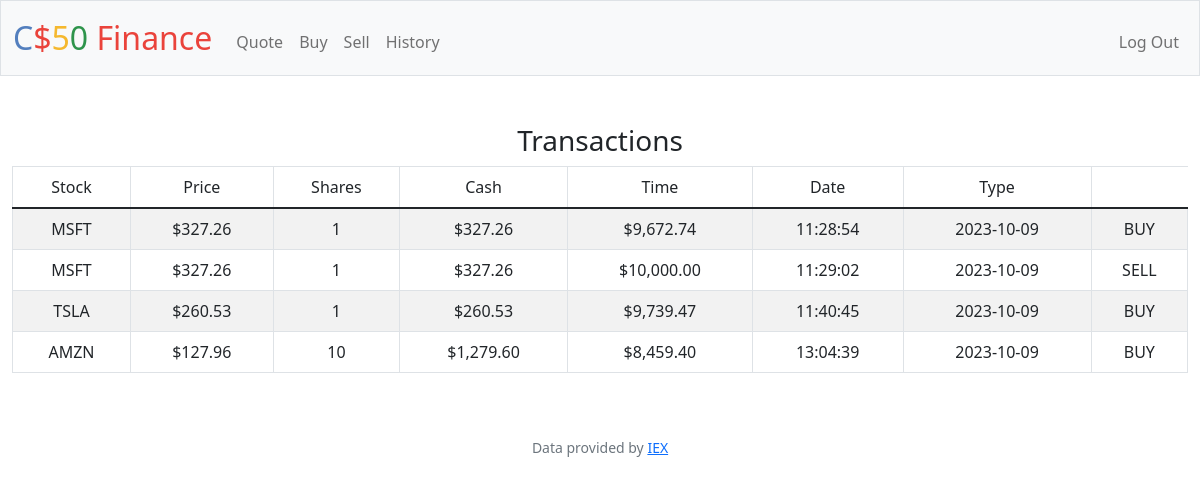
Screenshot of /history (signed in) with the database file from the repository.
### tables this page shows
CREATE TABLE history (
    history_id INTEGER PRIMARY KEY,
    user_id INTEGER,
    stock TEXT NOT NULL,
    price INTEGER NOT NULL,
    shares INTEGER NOT NULL,
    value INTEGER NOT NULL,
    total_cash INTEGER,
    time TIME,
    date DATE,
    trans TEXT,
    FOREIGN KEY (user_id) REFERENCES users(id)
);

### app.py (the view)
@app.route("/history")
@login_required
def history():
    histories = db.execute("SELECT * FROM history WHERE user_id = ?", session['user_id'])
    return render_template("history.html", histories=histories, usd=usd)

### app.py (called while the page is built)
@app.after_request
def after_request(response):
    response.headers["Cache-Control"] = "no-cache, no-store, must-revalidate"
    response.headers["Expires"] = 0
    response.headers["Pragma"] = "no-cache"
    return response

### helpers.py (called while the page is built)
def login_required(f):
    @wraps(f)
    def decorated_function(*args, **kwargs):
        if session.get("user_id") is None:
            return redirect("/login")
        return f(*args, **kwargs)
    return decorated_function

def usd(value):
    return f"${value:,.2f}"

### templates/history.html (shortened to what this page needs)
{% extends "layout.html" %}
{% block main %}
    <form action="/history" method="get">
        <h3>Transactions</h3>
        <table class="table table-striped table-bordered table-hover">
            <thead>
                <td>Stock</td><td>Price</td><td>Shares</td><td>Cash</td><td>Time</td><td>Date</td><td>Type</td>
            </thead>
        {% for history in histories %}
            <tr>
                <td>{{ history.stock }}</td><td>{{ usd(history.price) }}</td><td>{{ history.shares }}</td><td>{{ usd(history.value) }}</td><td>{{ usd(history.total_cash) }}</td><td>{{ history.time }}</td><td>{{ history.date }}</td><td>{{ history.trans }}</td>
            </tr>
        {% endfor %}
        </table>
    </form>
{% endblock %}

### rows the page displays
history: stock "MSFT", price "$327.26", shares "1", value "$327.26", total_cash "$9,672.74", time "11:28:54", date "2023-10-09", trans "BUY"
history: stock "MSFT", price "$327.26", shares "1", value "$327.26", total_cash "$10,000.00", time "11:29:02", date "2023-10-09", trans "SELL"
history: stock "TSLA", price "$260.53", shares "1", value "$260.53", total_cash "$9,739.47", time "11:40:45", date "2023-10-09", trans "BUY"
history: stock "AMZN", price "$127.96", shares "10", value "$1,279.60", total_cash "$8,459.40", time "13:04:39", date "2023-10-09", trans "BUY"
